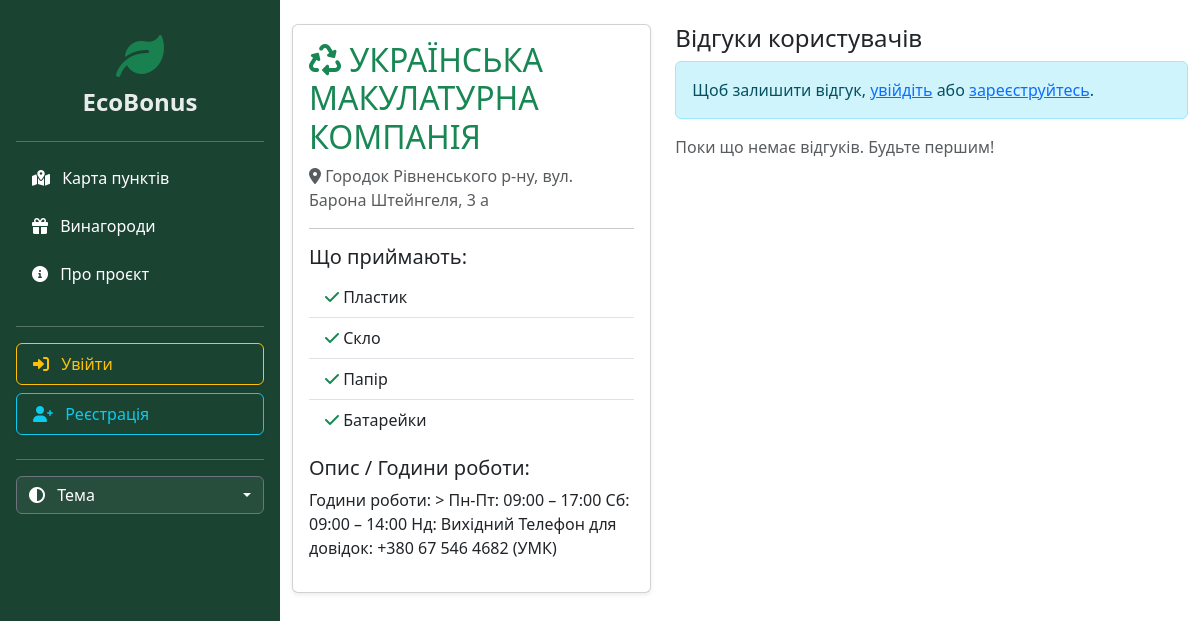
The page /point/2/ on the database its author committed.
### main/models.py (models this page shows, shortened)
class RecyclingPoint(models.Model):
    name = models.CharField('Назва пункту', max_length=100)
    address = models.CharField('Адреса', max_length=200)
    latitude = models.FloatField('Широта')
    longitude = models.FloatField('Довгота')
    waste_types = models.ManyToManyField(WasteType, verbose_name='Що приймають')
    description = models.TextField('Опис та години роботи', blank=True)

class WasteType(models.Model):
    name = models.CharField('Тип відходів', max_length=50)

### main/views.py (the view, shortened to what this page needs)
# urls.py: path('point/<int:point_id>/', views.point_detail, name='point_detail'),
def point_detail(request, point_id):
    point = get_object_or_404(RecyclingPoint, id=point_id)
    reviews = point.reviews.all().order_by('-created_at')
    return render(request, 'main/point_detail.html', {'point': point, 'reviews': reviews})

### main/templates/main/point_detail.html (shortened to what this page needs)
{% extends 'main/layout.html' %}
{% block content %}
<div class="container mt-4">
    <div class="row">
        <div class="col-md-5">
            <div class="card shadow-sm mb-4">
                <div class="card-body">
                    <h2 class="text-success"><i class="fa-solid fa-recycle"></i> {{ point.name }}</h2>
                    <p class="text-muted"><i class="fa-solid fa-location-dot"></i> {{ point.address }}</p>
                    <hr>
                    <h5>Що приймають:</h5>
                    <ul class="list-group list-group-flush mb-3">
                        {% for waste in point.waste_types.all %}
                            <li class="list-group-item"><i class="fa-solid fa-check text-success"></i> {{ waste.name }}</li>
                        {% empty %}
                            <li class="list-group-item text-muted">Інформація відсутня</li>
                        {% endfor %}
                    </ul>
                    <h5>Опис / Години роботи:</h5>
                    <p>{{ point.description|default:"Опис відсутній." }}</p>
                </div>
            </div>
        </div>
        <div class="col-md-7">
            <h4>Відгуки користувачів</h4>
            {% if user.is_authenticated %}
            <div class="card mb-4 bg-light">
                <div class="card-body">
                    <form method="post">
                        {% csrf_token %}
                        <div class="mb-3">
                            <label class="form-label">Оцінка (1-5):</label>
                            <input type="number" name="rating" class="form-control" min="1" max="5" required>
                        </div>
                        <div class="mb-3">
                            <label class="form-label">Ваш коментар:</label>
                            <textarea name="comment" class="form-control" rows="3" required></textarea>
                        </div>
                        <button type="submit" class="btn btn-success"><i class="fa-solid fa-paper-plane"></i> Відправити відгук</button>
                    </form>
                </div>
            </div>
            {% else %}
            <div class="alert alert-info">
                Щоб залишити відгук, <a href="{% url 'login' %}">увійдіть</a> або <a href="{% url 'register' %}">зареєструйтесь</a>.
            </div>
            {% endif %}
            {% for review in reviews %}
            <div class="card mb-3 shadow-sm">
                <div class="card-body">
                    <div class="d-flex justify-content-between">
                        <strong><i class="fa-solid fa-user"></i> {{ review.user.username }}</strong>
                        <span class="badge bg-success">{{ review.rating }} / 5 <i class="fa-solid fa-star"></i></span>
                    </div>
                    <p class="mt-2 mb-1">{{ review.comment }}</p>
                    <small class="text-muted">{{ review.created_at|date:"d M Y, H:i" }}</small>
                </div>
            </div>
            {% empty %}
                <p class="text-muted">Поки що немає відгуків. Будьте першим!</p>
            {% endfor %}
        </div>
    </div>
</div>
{% endblock %}

### main/templates/main/layout.html (style rules this page uses)
:root { --sidebar-width: 280px; }
body { overflow-x: hidden; display: flex; min-height: 100vh; }

### rows shown on the page
RecyclingPoint: name "УКРАЇНСЬКА МАКУЛАТУРНА КОМПАНІЯ", address "Городок Рівненського р-ну, вул. Барона Штейнгеля, 3 а", description "Години роботи: > Пн-Пт: 09:00 – 17:00 Сб: 09:00 – 14:00 Нд: Вихідний Телефон для довідок: +380 67 546 4682 (УМК)"
WasteType: name "Пластик"
WasteType: name "Скло"
WasteType: name "Папір"
WasteType: name "Батарейки"
